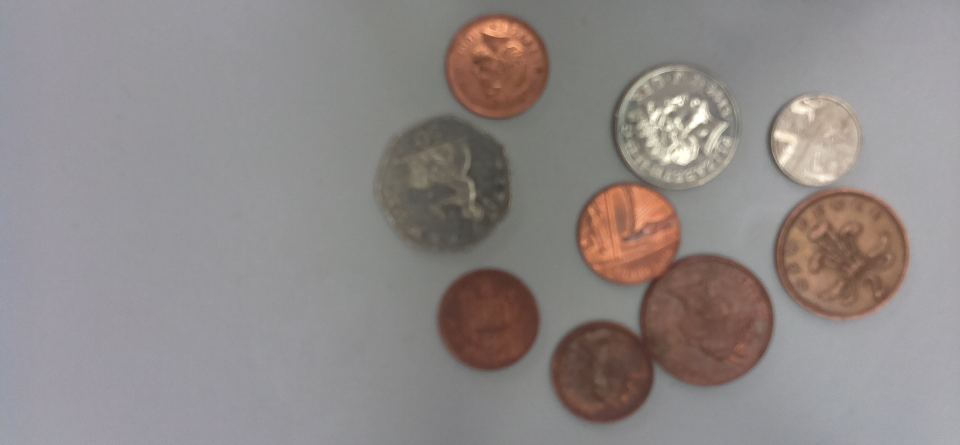
#> input picture 19.2 capstone_coins.png, 1920 x 890 px (shown at 1/2 size)
$ python measure_value.py
#> lines starting #> are read from the running program, lines starting #| are printed output that depends on the picture; long printed decimals are rounded
import numpy as np
import cv2
import math
import matplotlib.pyplot as plt
from numpy import ma
from numpy.lib.type_check import imag


def dispay_image(img):
    cv2.imshow('image', img)
    cv2.waitKey(0)
    cv2.destroyAllWindows()


def resize_image(img, down_points):
    return cv2.resize(img, down_points, interpolation=cv2.INTER_LINEAR)


def zscore(img):
    return (img - np.mean(img))/np.std(img)


def clip(x, l, u):
    return l if x < l else u if x > u else x


def k_largest_index_argsort(a, k):
    idx = np.argsort(a.ravel())[:-k-1:-1]
    return np.column_stack(np.unravel_index(idx, a.shape))


def draw_circle(grid, center, radius):
    width, height = np.shape(grid)
    T = np.arange(0, 2*math.pi, 2*math.pi/360)
    for t in T:
        x_idx = round(clip(center[0] + radius*math.cos(t), 0, width-1))
        y_idx = round(clip(center[1] + radius*math.sin(t), 0, height-1))
        grid[x_idx, y_idx] = 1
    return grid


def gaussian_kernel(img):

    width, height = np.shape(img)

    kernel = np.array([
        [1, 4,  6,  4,  1],
        [4, 16, 24, 16, 4],
        [6, 24, 36, 24, 6],
        [4, 16, 24, 16, 4],
        [2, 4,  6,  4,  1]
    ]) / 256

    kernel_width, kernel_height = np.shape(kernel)

    img_convoluted = np.zeros(
        (width-kernel_width+1, height-kernel_height+1))

    for i in range(np.shape(img_convoluted)[0]):
        for j in range(np.shape(img_convoluted)[1]):

            window_start_x, window_end_x = i, i+kernel_width
            window_start_y, window_end_y = j, j+kernel_height

            window = img[window_start_x:window_end_x,
                         window_start_y:window_end_y]

            img_convoluted[i, j] = np.sum(np.multiply(window, kernel))

    return img_convoluted


reduction_ratio = 2
img = cv2.imread('19.2 capstone_coins.png', cv2.IMREAD_GRAYSCALE)
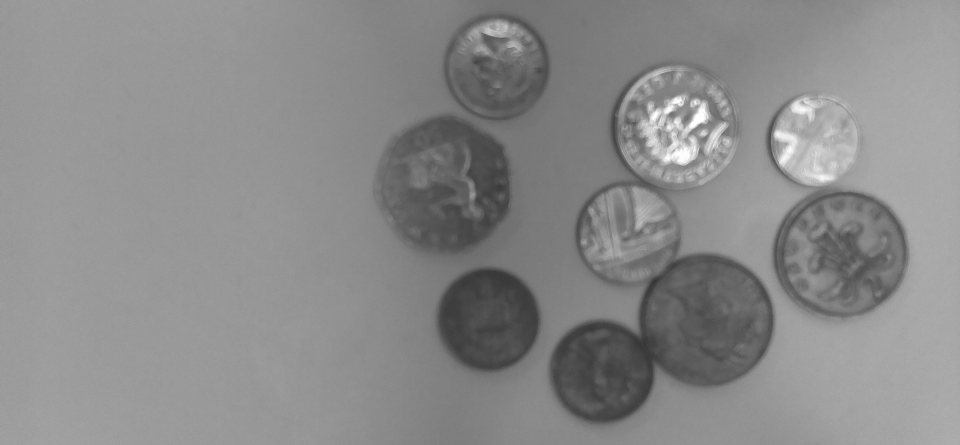
#> img: shape (890, 1920) (shown at 1/2 size); min 48, max 255, mean 138
img_size_new = (np.shape(img)[1]//reduction_ratio,
                np.shape(img)[0]//reduction_ratio)
#> img_size_new = (960, 445)
img_resized = resize_image(img, img_size_new).astype(float)

print(type(img_resized))
#| <class 'numpy.ndarray'>
print(np.shape(img_resized))
#| (445, 960)

# print(np.max(img_resized))
img_resized_z = zscore(img_resized)
#> in zscore, `return (img - np.mean(img))/np.std(img)`:
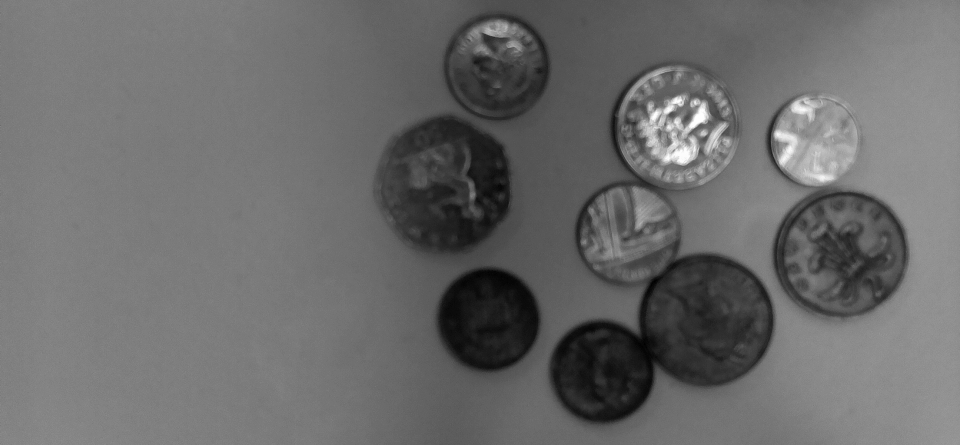
#> returned value: shape (445, 960) float64; min -3.28, max 4.5, mean -5.17e-16; drawn with min black and max white
# img_resized_z = (img_resized) / 255
# img_resized_z = img_resized
img_resized_z_guassian = gaussian_kernel(img_resized_z)

intensity_mat_x = (
    img_resized_z_guassian[2:][:] - img_resized_z_guassian[0:-2][:])/2
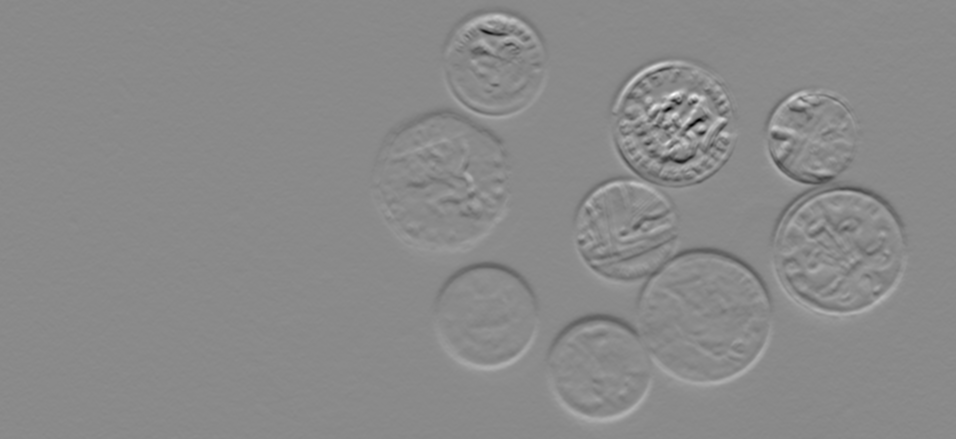
#> intensity_mat_x: shape (439, 956) float64; min -1.3, max 1.11, mean 0.000853; drawn with min black and max white
intensity_mat_y = (
    img_resized_z_guassian[:][2:] - img_resized_z_guassian[:][0:-2])/2

intensity_total = np.sqrt(intensity_mat_x**2 + intensity_mat_y**2)
gradient_total = np.arctan2(intensity_mat_y, intensity_mat_x)
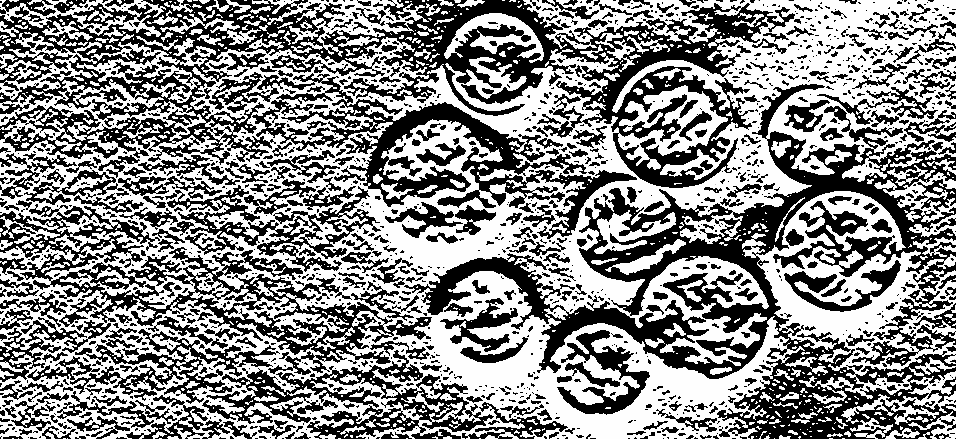
#> gradient_total: shape (439, 956) float64; min -2.36, max 0.785, mean -0.667; drawn with min black and max white

intensity_total_pre_grad = np.copy(intensity_total)

angles = np.array([0, math.pi/4, math.pi/2, math.pi*3/4])

for i in range(1, np.shape(intensity_total)[0]-1):
    for j in range(1, np.shape(intensity_total)[1]-1):
        index = np.fabs(np.fabs(gradient_total[i, j]) - angles) < 0.1

        if index[0]:
            if not(intensity_total[i, j] > intensity_total[i+1, j] and intensity_total[i, j] > intensity_total[i-1, j]):
                intensity_total[i, j] = 0
        elif index[1]:
            if not(intensity_total[i, j] > intensity_total[i+1, j+1] and intensity_total[i, j] > intensity_total[i-1, j-1]):
                intensity_total[i, j] = 0
        elif index[2]:
            if not(intensity_total[i, j] > intensity_total[i, j+1] and intensity_total[i, j] > intensity_total[i, j-1]):
                intensity_total[i, j] = 0
        elif index[3]:
            if not(intensity_total[i, j] > intensity_total[i-1, j+1] and intensity_total[i, j] > intensity_total[i+1, j-1]):
                intensity_total[i, j] = 0
        else:
            print('threshold too low')
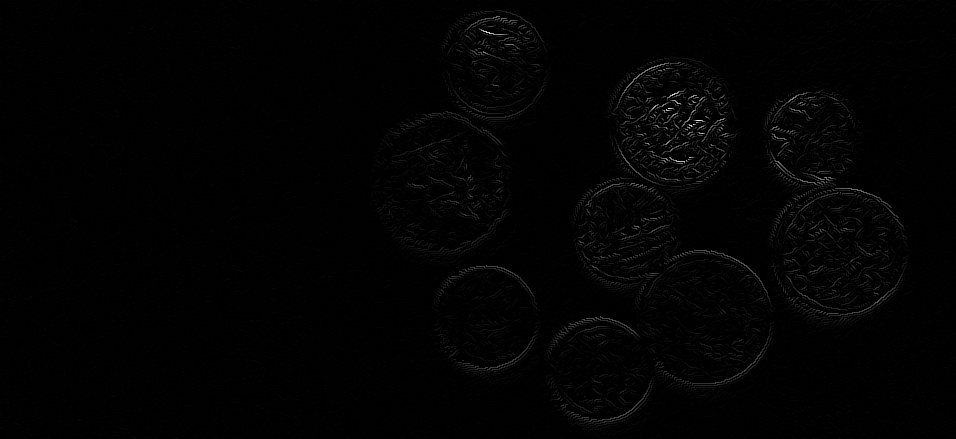
#> intensity_total: shape (439, 956) float64; min 0, max 1.84, mean 0.0162; drawn with min black and max white


mu, st = np.mean(intensity_total), np.std(intensity_total)
#> mu = 0.0162; st = 0.0624
min_intensity, max_intensity = np.min(intensity_total), np.max(intensity_total)
#> min_intensity = 0; max_intensity = 1.84
print(mu, st, min_intensity, max_intensity)
#| 0.01624 0.06244 0.0 1.844

intensity_total_grad = np.copy(intensity_total)

pixel_status = np.zeros(np.shape(intensity_total))
pixel_status[intensity_total > 0.3*max_intensity] = 1
pixel_status[intensity_total < 0.15*max_intensity] = -1

pixel_status_memory = np.copy(pixel_status)
strong_points = []
for i in range(1, np.shape(pixel_status)[0]-1):
    for j in range(1, np.shape(pixel_status)[1]-1):
        someone_stronger = np.sum(
            (pixel_status[i-1:i+2, j-1:j+2] > 0).astype(int))

        if pixel_status[i, j] == -1:
            if someone_stronger:
                pixel_status_memory[i, j] = 1
                strong_points.append([i, j])
            else:
                intensity_total[i, j] = 0
        elif pixel_status[i, j] == 1:
            strong_points.append([i, j])

pixel_status = np.copy(pixel_status_memory)

intensity_total_strong = np.copy(intensity_total)
intensity_total_strong_final = (intensity_total_strong > 0).astype(int)
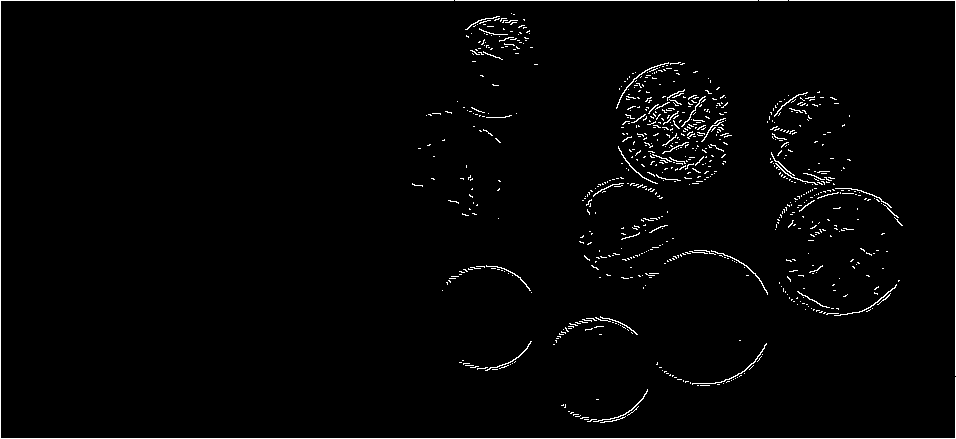
#> intensity_total_strong_final: shape (439, 956) int64; values 0 (black) and 1 (white), 1.9% white in thin lines or dots

rmse = np.sqrt(np.mean((intensity_total_grad-intensity_total_strong)**2))
#> rmse = 0.0323
print(rmse)
#| 0.03234

f, axarr = plt.subplots(2, 2)
axarr[0, 0].imshow(zscore(intensity_total_pre_grad), cmap='gray')
axarr[0, 1].imshow(zscore(intensity_total_grad), cmap='gray')
axarr[1, 0].imshow(zscore(intensity_total_strong), cmap='gray')
axarr[1, 1].imshow(zscore(intensity_total_strong_final), cmap='gray')
#> in zscore (call 5), `return (img - np.mean(img))/np.std(img)`: returned value: shape (439, 956) float64; values -0.141 (black) and 7.1 (white), 1.9% white in thin lines or dots
plt.show()


print('Counting the votes...')
W, H = np.shape(intensity_total)
#> W = 439; H = 956
radius_of_coins = np.round(np.array([48, 55, 67, 71]) * 2/reduction_ratio)
number_of_coins = [1, 4, 1, 2]
value_of_coins = [5, 1, 10, 2]
T = np.arange(0, 2*math.pi, 2*math.pi/200)
votes_total = np.zeros((W, H))
for i in range(len(strong_points)):
    for j in range(len(radius_of_coins)):
        for t in T:
            x_idx = round(strong_points[i][0] + radius_of_coins[j]*math.cos(t))
            y_idx = round(strong_points[i][1] + radius_of_coins[j]*math.sin(t))
            if (x_idx >= 0 and x_idx < W) and (y_idx >= 0 and y_idx < H):
                votes_total[x_idx, y_idx] += 1

dispay_image(zscore(votes_total))
#> in dispay_image, `cv2.imshow('image', img)`:
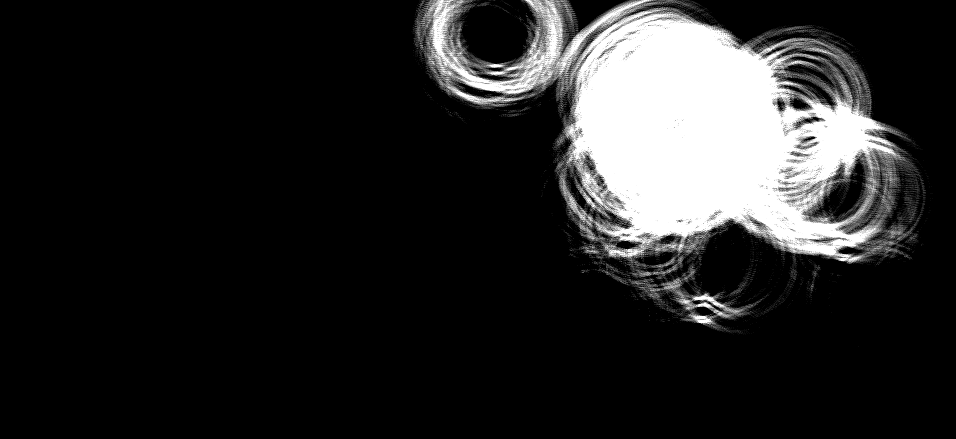
#> window 'image': shape (439, 956); min 0, max 255, mean 38.3
